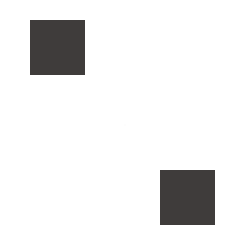
Frame 1 (no input)
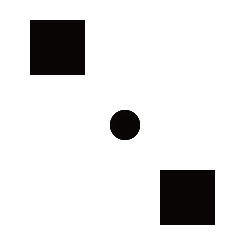
Frame 60 (the mouse pressed at the canvas centre just before this capture)
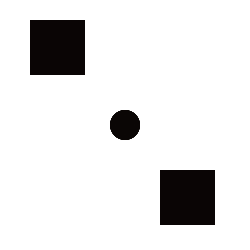
Frame 120 (the mouse held since frame 60 and released just before this capture)

The Processing sketch that drew these frames (run headless with seeded random() and noise(); from frame 60 on, the mouse is pressed at the canvas centre):

// Processing sketch: processing_160596
// ── processing_160596.pde

int counter;

void setup() {  //setup function called initially, only once
  size(250, 250);
  background(255);  //set background white
  colorMode(HSB);   //set colors to Hue, Saturation, Brightness mode
  counter = 21;
}

void draw() {  //draw function loops 
  counter++;
  noStroke();
  fill(random(10),110,10,200);
  
  if(mousePressed == true) { //add some interaction
    ellipse(mouseX, mouseY, 20, 20);
  }
  else {
    ellipse(width/2, height/2, 30*sin(counter), 30*sin(counter));
    rect(30, 20, 55, 55);
    rect(160, 170, 55, 55);
  }
}
